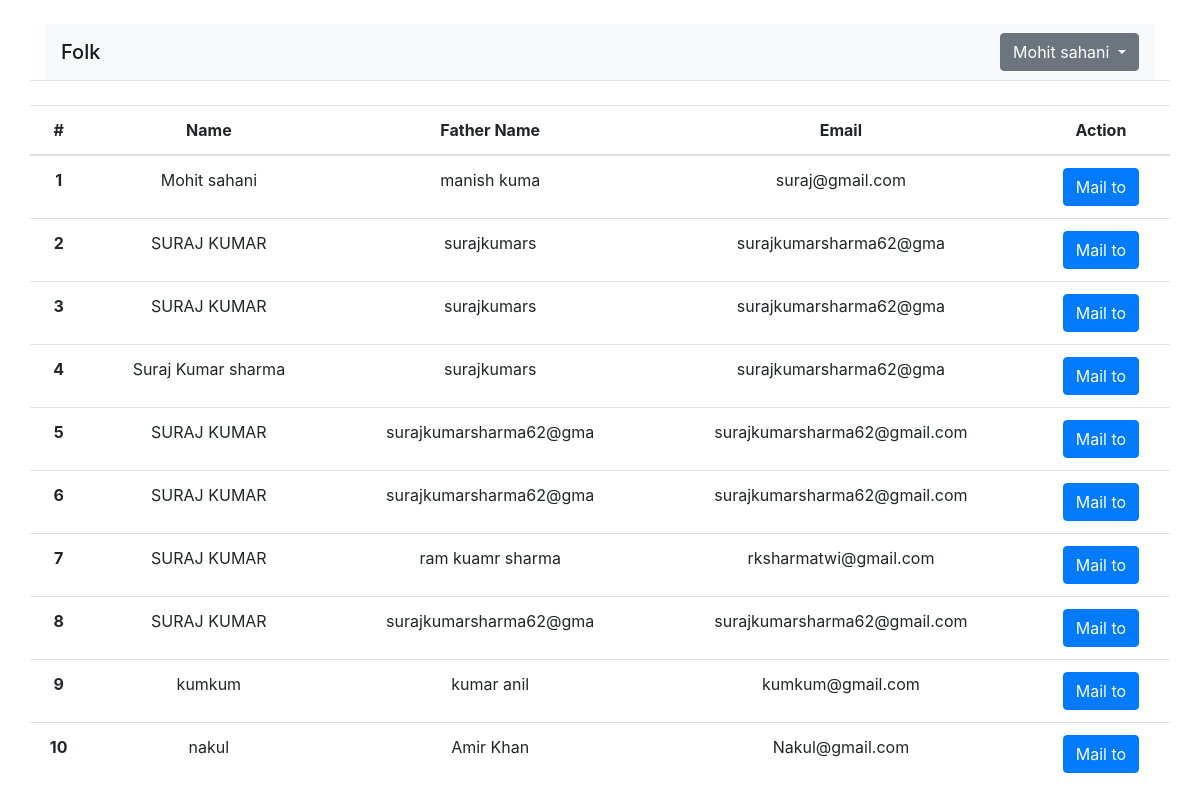
The page /folk_table.php (signed in) on the database its author committed.
### tables this page shows
CREATE TABLE `folk_form` (
  `id` int(11) NOT NULL,
  `name` varchar(22) NOT NULL,
  `father_name` varchar(22) NOT NULL,
  `email` varchar(30) NOT NULL,
  `gender` varchar(11) NOT NULL,
  `password` varchar(22) NOT NULL
);

### folk_table.php (the view, shortened to what this page needs)
<?php
include 'top.php';
$res = mysqli_query($conn, "select * from folk_form");
$res_num_row = mysqli_num_rows($res);
?>
    <div class="container text-center">
        <div class="row">
            <table class="table table-hover">
                <thead>
                    <tr>
                        <th scope="col">#</th>
                        <th scope="col">Name</th>
                        <th scope="col">Father Name</th>
                        <th scope="col">Email</th>
                        <th scope="col">Action</th>
                    </tr>
                </thead>
                <tbody>
                    <?php if ($res_num_row > 0) {
                        $sl_no = 1;
                        while ($res_assoc_arr = mysqli_fetch_assoc($res)) { ?>
                            <tr>
                                <th scope="row"><?php echo $sl_no; ?></th>
                                <td><?php echo $res_assoc_arr['name'] ?></td>
                                <td><?php echo $res_assoc_arr['father_name'] ?></td>
                                <td><?php echo $res_assoc_arr['email'] ?></td>
                                <td>
                                    <a type="button" href="php_mailer.php?id=<?php echo $res_assoc_arr['id']?>&email=<?php echo $res_assoc_arr['email']?>" class="btn btn-primary">Mail to</a>
                                </td>
                            </tr>
                        <?php $sl_no++;
                        }
                    } else { ?>
                        <p>No data found ...</p>
                    <?php } ?>
                </tbody>
            </table>
        </div>
    </div>
</body>
</html>

### top.php (shortened to what this page needs)
<!doctype html>
<html lang="en">
<head>
    <link rel="stylesheet" href="https://cdn.jsdelivr.net/npm/bootstrap@4.6.2/dist/css/bootstrap.min.css">
</head>
<body>
    <div class="container border-bottom my-4">
        <nav class="navbar navbar-light bg-light">
            <span class="navbar-brand mb-0 h1 ">Folk</span>
            <div class="dropdown">
                <a class="btn btn-secondary dropdown-toggle" href="#" role="button" data-toggle="dropdown" aria-expanded="false">
                    <?php echo $_SESSION['User'] ?>
                </a>
            </div>
        </nav>
    </div>

### rows shown on the page
folk_form: name "Mohit sahani", father_name "manish kuma", email "suraj@gmail.com"
folk_form: name "SURAJ KUMAR", father_name "surajkumars", email "surajkumarsharma62@gma"
folk_form: name "SURAJ KUMAR", father_name "surajkumars", email "surajkumarsharma62@gma"
folk_form: name "Suraj Kumar sharma", father_name "surajkumars", email "surajkumarsharma62@gma"
folk_form: name "SURAJ KUMAR", father_name "surajkumarsharma62@gma", email "surajkumarsharma62@gmail.com"
folk_form: name "SURAJ KUMAR", father_name "surajkumarsharma62@gma", email "surajkumarsharma62@gmail.com"
folk_form: name "SURAJ KUMAR", father_name "ram kuamr sharma", email "rksharmatwi@gmail.com"
folk_form: name "SURAJ KUMAR", father_name "surajkumarsharma62@gma", email "surajkumarsharma62@gmail.com"
folk_form: name "kumkum", father_name "kumar anil", email "kumkum@gmail.com"
folk_form: name "nakul", father_name "Amir Khan", email "Nakul@gmail.com"

### other values the page prints
$_SESSION['User'] "Mohit sahani"
